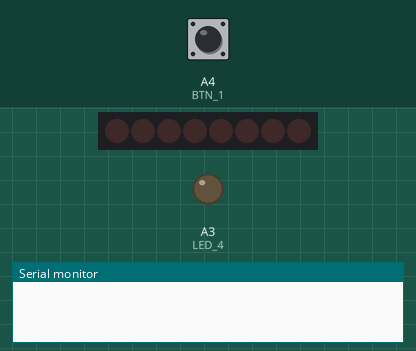
Simulated run of this sketch. Board: Arduino Uno, built with avr-gcc and run on an emulated ATmega328P. Parts: 8 shift-register outputs drawn as a row of LEDs (first output left, lit = HIGH), output pins drawn as LEDs (lit = HIGH), the last lines printed to the serial monitor. Wiring (inferred from the names in the program): shift register (74HC595): data pin 11; shift clock pin 13; latch pin 12. Wiring (inferred from the signals the program sends): row of LEDs: on Q0, Q1, Q2, Q3, Q4, Q5, Q6, Q7. Inputs (shaded band) come from the test bench; at power-on: A4 (BTN_1) HIGH. Pins used as bus, display or sensor lines are not drawn.

Above: at 1.2 s.
1.3 s: A4 (BTN_1) pulled LOW for 0.25 s
At 2.1 s:
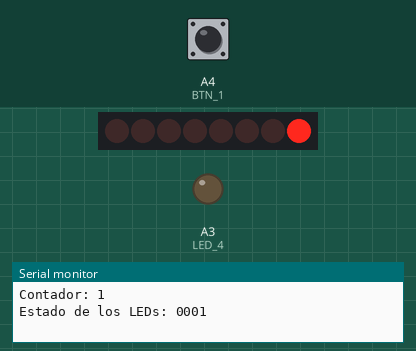
3.0 s: A4 (BTN_1) pulled LOW for 1 s
At 3.4 s:
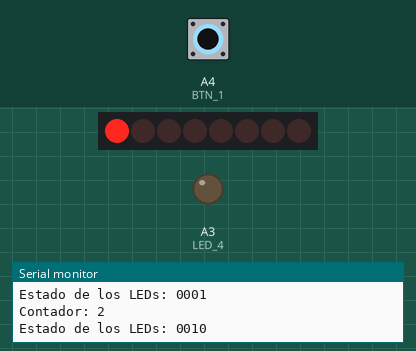
5.5 s: A4 (BTN_1) pulled LOW for 0.25 s
At 6.6 s:
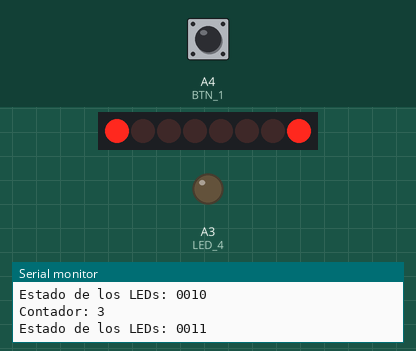
7.2 s: A4 (BTN_1) pulled LOW for 3.2 s
At 7.8 s:
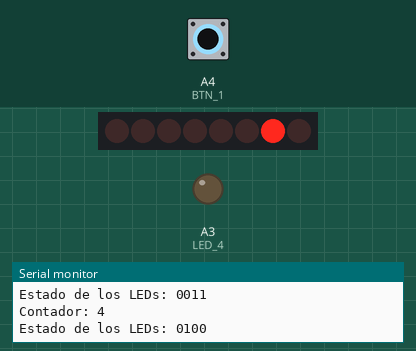
11.9 s: A4 (BTN_1) pulled LOW for 0.25 s
At 12.7 s:
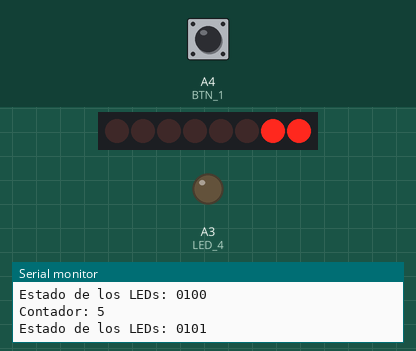
13.6 s: A4 (BTN_1) pulled LOW for 1 s
At 13.9 s:
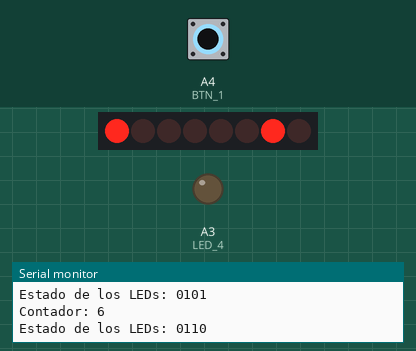
Timing chart, 0 to 16.6 s (numbered marks = the images above; inputs shaded):
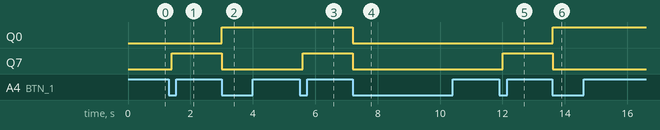

Measured:
- after the input at 1.3 s, Q7: LOW → HIGH after 0.10 s
- after the input at 3.0 s, Q0: LOW → HIGH at once; Q7: HIGH → LOW at once
- after the input at 5.5 s, Q7: LOW → HIGH after 0.10 s
- after the input at 7.2 s, Q0, Q7: HIGH → LOW at once
- after the input at 11.9 s, Q7: LOW → HIGH after 0.10 s
- after the input at 13.6 s, Q0: LOW → HIGH at once; Q7: HIGH → LOW at once

The sketch:

Prueba_Botones_Contador.ino
```cpp
#define BTN_1 A4    // Pin del botón 1
#define LED_4 A3    // LED conectado directamente al Arduino (pin 4)

#define LED_1 0b00000001
#define LED_2 0b10000000
#define LED_3 0b00000010

#define DATA 11
#define LATCH 12
#define CLOCK 13

int contador = 0;     // Inicializa el contador en 0
int estadoAnterior = HIGH;  // Estado previo del botón

void setup() {
  // Configuración de los pines
  pinMode(BTN_1, INPUT_PULLUP);  // Botón 1
  pinMode(LED_4, OUTPUT);        // LED conectado directamente al pin 4 del Arduino

  // Pines del shift register
  pinMode(DATA, OUTPUT);
  pinMode(LATCH, OUTPUT);
  pinMode(CLOCK, OUTPUT);

  // Inicializa la comunicación serial para el monitor
  Serial.begin(9600);
}

void loop() {


  int estadoBoton = digitalRead(BTN_1);  // Lee el estado del botón

  // Si se presiona el botón y el estado cambia
  if (estadoBoton == LOW && estadoAnterior == HIGH) {
    contador++;  // Incrementa el contador
    if (contador > 15) {
      contador = 0;  // Reinicia el contador si supera 15
    }

    // Muestra el valor binario de los LEDs en el monitor serial
    Serial.print("Contador: ");
    Serial.println(contador);

    mostrarBinario(contador);
  }

  estadoAnterior = estadoBoton;  // Actualiza el estado previo del botón

  delay(200);  // Pequeño retardo para evitar rebotes
}

// Función para encender los LEDs según el valor en binario
void mostrarBinario(int valor) {

  // LEDs conectados al shift register (Q0, Q6, y Q7)
  uint8_t datosShiftRegister = 0b00000000;

  // LED en Q7 (valor binario 0001)
  if (valor & 0b0001) {
    datosShiftRegister |= LED_1; //LED 1
  }

  // LED en Q0 (valor binario 0010)
  if (valor & 0b0010) {
    datosShiftRegister |= LED_2;   //LED 2
  }

  // LED en Q6 (valor binario 0100)
  if (valor & 0b0100) {
    datosShiftRegister |= LED_3; // LED 3
  }

  // LED conectado directamente al pin 4 (LED_4)
  uint8_t estadoLED4 = (valor & 0b1000) ? HIGH : LOW;
  digitalWrite(LED_4, estadoLED4);

  // Enviar los datos al shift register
  digitalWrite(LATCH, LOW);
  shiftOut(DATA, CLOCK, LSBFIRST, datosShiftRegister);
  digitalWrite(LATCH, HIGH);

  // Mostrar el estado de los LEDs en binario en el monitor serial
  Serial.print("Estado de los LEDs: ");
  Serial.print(estadoLED4 ? "1" : "0");       // LED 4 (pin 4)
  Serial.print((valor & 0b0100) ? "1" : "0");  // Q6 (LED 3)
  Serial.print((valor & 0b0010) ? "1" : "0");  // Q0 (LED 2)
  Serial.print((valor & 0b0001) ? "1" : "0");  // Q7 (LED 1)


  Serial.println();  // Nueva línea
}
```
